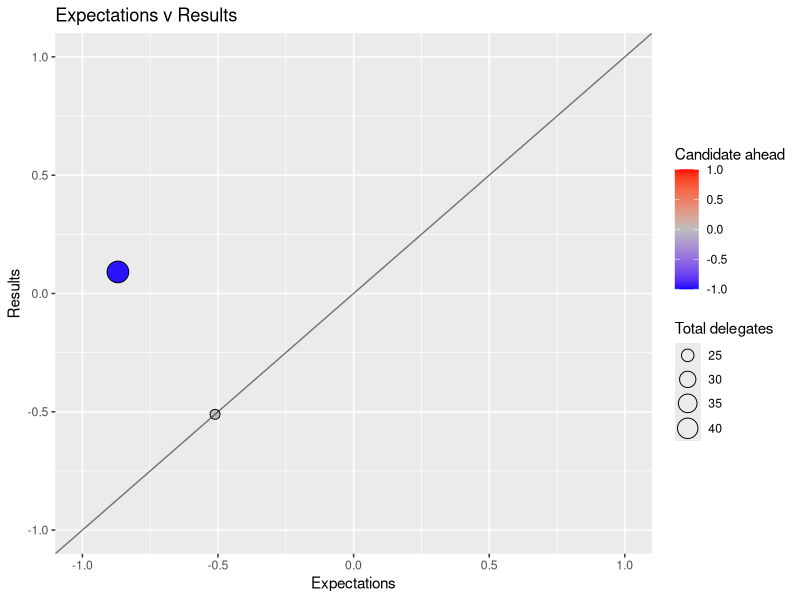

The R script that drew this image:
## ---- chunk 1
delegates <- data.frame(State = c("Iowa", "New Hampshire"),
                        Clinton_percentage=c(23, 9), Sanders_percentage=c(21, 15),
                        Clinton_expect=c(13, 9), Sanders_expect=c(31, 15))
## ---- chunk 2
require(ggplot2)
plot <- ggplot(delegates, aes(x = log(Clinton_expect/Sanders_expect), y = log(Clinton_percentage/Sanders_percentage),
                              fill = log(Clinton_expect/Sanders_expect) - log(Clinton_percentage/Sanders_percentage))) +
  #geom_text( aes(label=State), hjust = 0, vjust = 0 ) +
  geom_point( aes(size = Clinton_expect+Sanders_expect), shape=21) + scale_size_continuous(range = c(3,7)) +
  scale_fill_gradientn(colours = c("blue", "grey", "red"), name="Candidate ahead", limits=c(-1,1)) +
  labs(title = "Expectations v Results", x = "Expectations", y = "Results", size = "Total delegates") +
  geom_abline(intercept = 0, slope=1, alpha = 0.5) +
  xlim(-1,1) + ylim(-1,1)
plot
